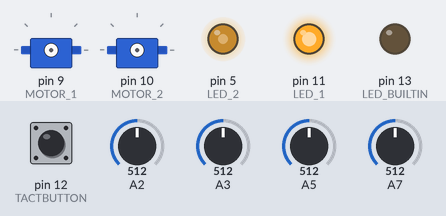
A sketch run on a simulated Arduino Nano, built with avr-gcc and run on an emulated ATmega328P. Shown: 2 × servo, output pins drawn as LEDs (lit = HIGH). Dashed ring = blinking. The inputs (shaded band) are chosen by the test bench; at power-on: A5 = 512, A3 = 512, pin 12 (TACTBUTTON) HIGH, A2 = 512, A7 = 512.

Above: at 1.2 s.
1.3 s: A5 set to 716
At 2.47 s:
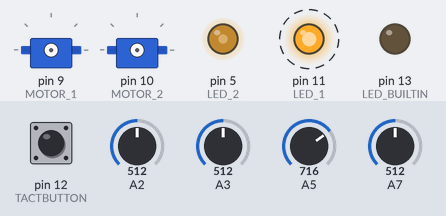
4.3 s: A3 set to 306
At 4.8 s:
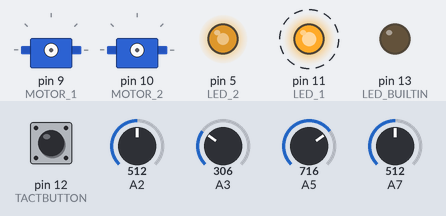
7.3 s: pin 12 (TACTBUTTON) pulled LOW for 0.15 s
At 8.12 s:
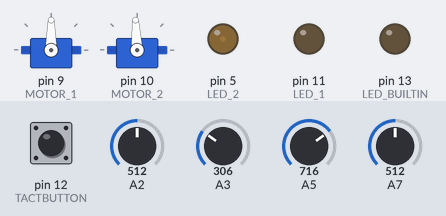
10.3 s: A2 set to 716
13.3 s: A7 set to 716
16.3 s: A3 set to 80
At 17.17 s:
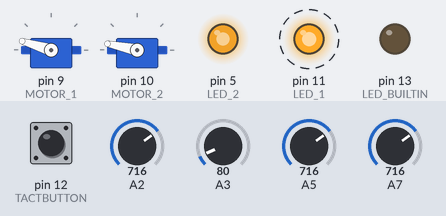
Timing chart, 0 to 22.1 s (numbered marks = the images above; inputs shaded):
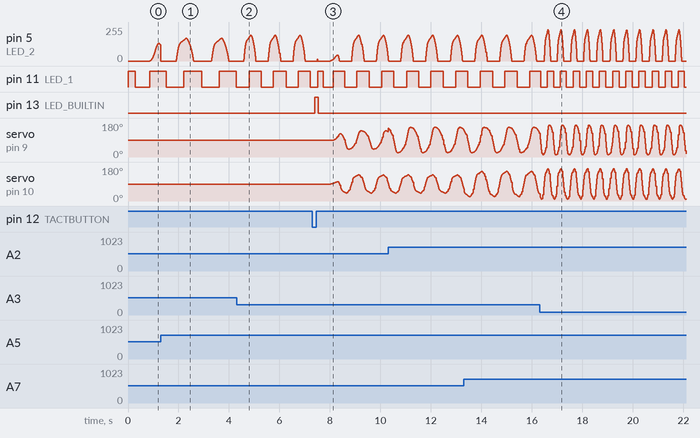

Measured:
- after the input at 4.3 s, pin 11 (LED_1): alternates HIGH for 0.48 s and LOW for 0.48 s, starting after 0.50 s
- after the input at 16.3 s, pin 11 (LED_1): alternates HIGH for 0.26 s and LOW for 0.26 s, starting at once
- by itself, pin 11 (LED_1): alternates HIGH for 0.69 s and LOW for 0.70 s

The sketch:

so2walk.ino
```cpp
/* SO(2)-Walker
 *
 * written by Matthias Kubisch
 * Version 0.92
 * Oct 9th, 2019
 *
 * This walking behavior is based on neural oscillators, so-called SO(2) networks.
 * Two recurrent neurons are coupled with the weights configured as a rotation matrix,
 * thus forming an approximated sin/cos waveform pair.
 * Based on the core oscillation, the motors are fed by this pattern generators' signals
 * which are mixed for adjusting phaseshift and amplified by readings from potentiometers.
 *
 * The theoretical basis can be found in this paper:
 * 'SO(2)-Networks as Neural Oscillators' by Frank Pasemann, Manfred Hild and Keyan Zahedi
 */


#include <math.h>
#include <Servo.h>

/* LEDs */
#define LED_1 11
#define LED_2 5

/* button */
#define TACTBUTTON 12

/* potis */
#define POTI_1 A3
#define POTI_2 A2
#define POTI_3 A5
#define POTI_4 A7

/* motors */
#define MOTOR_1 9
#define MOTOR_2 10
#define MOTOR_3 3
#define MOTOR_4 6

#define PREAMP 1.4f
#define MAX_ANGLE 90
#define WAIT_US 20000

/* timing */
unsigned long timestamp = 0;

/* weights */
float w11,w12,w21,w22;

float x1 = .0001f; /* a little grain to start the oscillation */
float x2 = .0f;

bool pressed = false;
bool paused = true;

Servo motor_1;
Servo motor_2;

float readpin(uint8_t pin) {
  return analogRead(pin) / 1023.f;
}

bool button_pressed() {
  static int integ = 0;
  bool buttonstate = !digitalRead(TACTBUTTON);
  digitalWrite(LED_BUILTIN, integ>=5);

  integ += buttonstate ? 1 : -1;
  integ = constrain(integ, 0, 10);

  return integ>=5;
}

void update_weights()
{
  /*
   (x1,x2)^T  <-- tanh[ (1+eps) * r(dp) * (x1,x2)^T ]

   r(dp) = [ cos(dp), sin(dp)
            -sin(dp), cos(dp) ]

  */

  const float val = readpin(POTI_1);

  /* stepsize of oscillator (frequency) */
  const float dp = 3.1415f/(8.f + 42.f*val);  // pi/8 .. pi/50

  /* add non-linearity */
  const float k = 1.0f + 1.5f*dp; // useful range: 1 + 1dp ... 1 + 2dp

  /* determine self and ring coupling */
  const float s = cos(dp) * k;
  const float r = sin(dp) * k;

  /* rotation matrix */
  w11 =  s; w12 = r;
  w21 = -r; w22 = s;
}

void start_oscillation() {
  x1 = .0001;
  x2 = .0;
}

void setup() {
  /* Setup Serial */
  Serial.begin(112500);

  pinMode(LED_BUILTIN, OUTPUT);
  pinMode(LED_1, OUTPUT);
  pinMode(LED_2, OUTPUT);
  pinMode(TACTBUTTON, INPUT_PULLUP);

  update_weights();
}

void loop() {

  /* pause, if button was pressed before and then released */
  bool state = button_pressed();
  if (pressed and !state)
  {
    if (paused) {
      motor_1.attach(MOTOR_1);
      motor_2.attach(MOTOR_2);
      start_oscillation();
      paused = false;
    } else {
      motor_1.detach();
      motor_2.detach();
      paused = true;
    }
  }
  pressed = state;

  /* propagate neural oscillator */
  update_weights();
  const float y1 = tanh(w11*x1 + w12*x2);
  const float y2 = tanh(w21*x1 + w22*x2);
  x1 = y1;
  x2 = y2;

  /* read desired phase and create phase shifted motor signals */
  const float phase = 2*readpin(POTI_3) - 1.f;

  const float u1 = x1;
  const float u2 = cos(M_PI*phase)*x1 + x2*sin(M_PI*phase);

  /* read desired amplitudes */
  const float amp1 = PREAMP * readpin(POTI_2);
  const float amp2 = PREAMP * readpin(POTI_4);

  /* calc motor outputs */
  const uint8_t out_1 = constrain(round( u1*amp1*MAX_ANGLE ) + MAX_ANGLE, 0, 2*MAX_ANGLE);
  const uint8_t out_2 = constrain(round( u2*amp2*MAX_ANGLE ) + MAX_ANGLE, 0, 2*MAX_ANGLE);

  /* write motors */
  if (!paused) {
    motor_1.write(out_1);
    motor_2.write(out_2);
  }

  /* set LED outputs */
  digitalWrite(LED_1, u1 > .0f);
  analogWrite(LED_2, constrain(u2,0,1)*255);

  //Serial.println();

  /* loop delay, wait until timer signals next 10ms slot is done */
  while(micros() - timestamp < WAIT_US);
  timestamp = micros();
}
```
